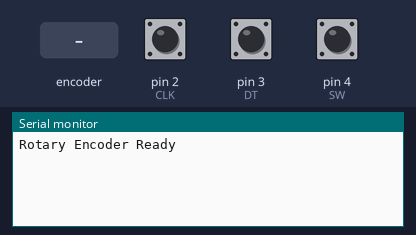
A sketch run on a simulated Arduino Uno, built with avr-gcc and run on an emulated ATmega328P. On the bench: the last lines printed to the serial monitor. Inputs (shaded band) come from the test bench; at power-on: pin 4 (SW) HIGH, pin 2 (CLK) HIGH, pin 3 (DT) HIGH.

Above: at 1.2 s.
1.3 s: rotary encoder on pin 2 (CLK) / pin 3 (DT) turned 1 step (first pin leading)
At 2.1 s:
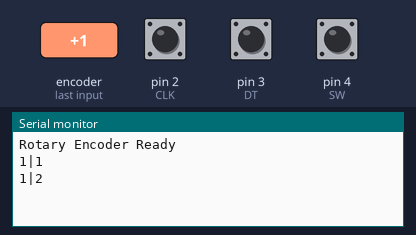
3.0 s: pin 4 (SW) pulled LOW for 0.15 s
At 3.9 s:
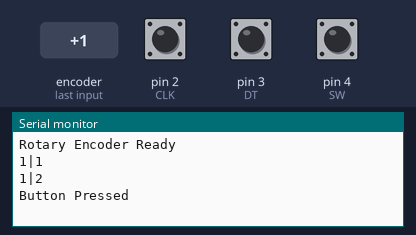
4.6 s: rotary encoder on pin 2 (CLK) / pin 3 (DT) turned 1 step (first pin leading)
At 5.8 s:
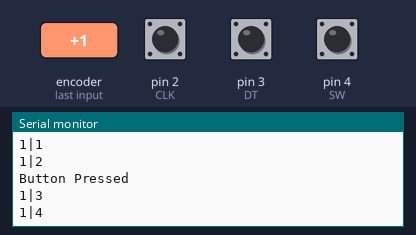
Timing chart, 0 to 7.6 s (numbered marks = the images above; inputs shaded):
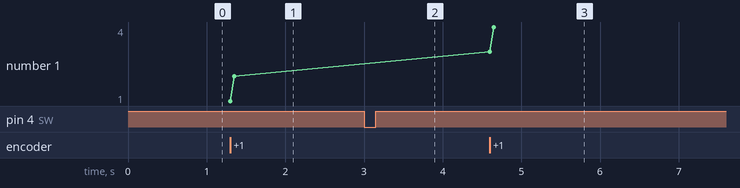

The sketch:

HW-040.ino
```cpp
// Rotatory Encoder. - HW-040

#define CLK 2
#define DT  3
#define SW  4

int counter = 0;

// Encoder debounce
int lastCLK;
unsigned long lastEncTime = 0;
const unsigned long encDebounce = 5; // ms

// Button debounce
int lastBtnState = HIGH;
unsigned long lastBtnTime = 0;
const unsigned long btnDebounce = 50; // ms

int dir = 0;

void setup() {
  Serial.begin(9600);

  pinMode(CLK, INPUT_PULLUP);
  pinMode(DT, INPUT_PULLUP);
  pinMode(SW, INPUT_PULLUP);

  lastCLK = digitalRead(CLK);

  Serial.println("Rotary Encoder Ready");
}

void loop() {
  handleEncoder();
  handleButton();
}

// ================= ENCODER =================
void handleEncoder() {
  int currentCLK = digitalRead(CLK);
  dir = 0;

  if (currentCLK != lastCLK) {
    if (millis() - lastEncTime > encDebounce) {
      if (digitalRead(DT) != currentCLK) {
        dir = 1;
      } else {
        dir = -1;
      }
      counter += dir;

      Serial.print(dir);
      Serial.print("|");
      Serial.println(counter);

      lastEncTime = millis();
    }
  }

  lastCLK = currentCLK;
}

// ================= BUTTON =================
void handleButton() {
  int btnState = digitalRead(SW);

  if (btnState != lastBtnState) {
    if (millis() - lastBtnTime > btnDebounce) {
      if (btnState == LOW) {
        Serial.println("Button Pressed");
      }
      lastBtnTime = millis();
    }
  }

  lastBtnState = btnState;
}
```

Measured:
- after the input at 1.3 s, the serial monitor: prints a new line at once (image 1)
- after the input at 3.0 s, the serial monitor: prints a new line at once (image 2)
- after the input at 4.6 s, the serial monitor: prints a new line at once (image 3)
- plotted number 1: 2 → 4 after the input at 4.6 s
